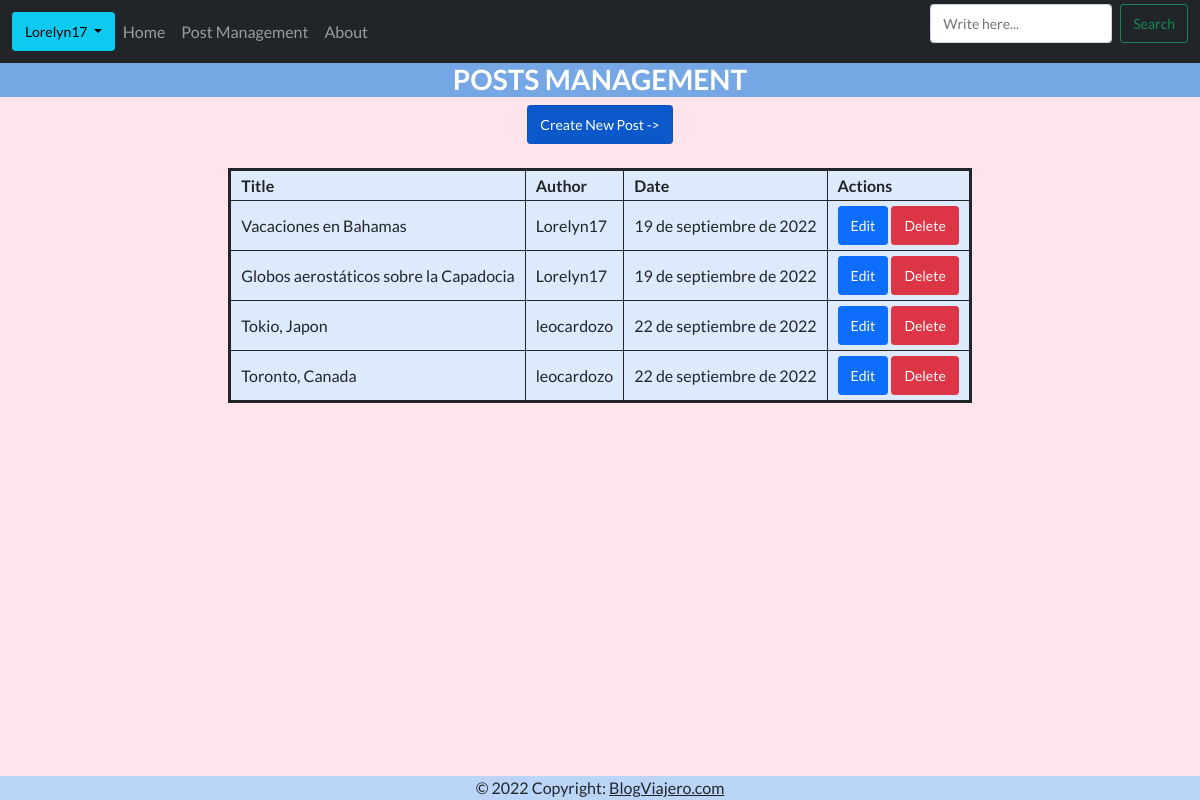
Before: /posts/ (signed in) with the older database file.
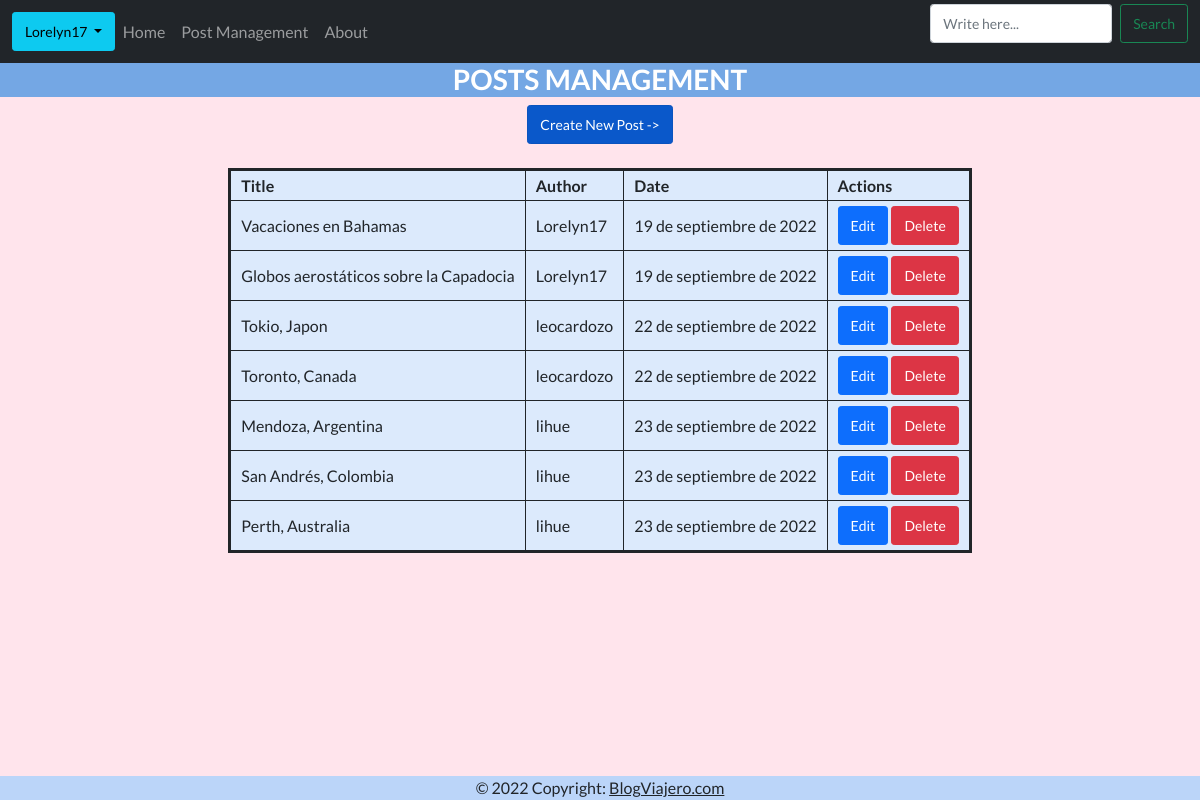
After: the same page with the newer database file.
### AppBlog/models.py (models this page shows, shortened)
class Post(models.Model):
    title = models.CharField(('Title'), max_length=50)
    subtitle = models.CharField(('Subtitle'), max_length=100)
    content = RichTextField(('Content of Post'), max_length=5000)
    image = models.ImageField(upload_to='post_images')
    author = models.CharField(max_length=60)
    date = models.DateField()

### AppBlog/views.py (the view)
# urls.py: path('posts/', views.PostListView.as_view(), name="posts"),
class PostListView(LoginRequiredMixin, ListView):
    model = Post
    template_name = 'posts.html'

### AppBlog/templates/posts.html (shortened to what this page needs)
{% extends "plantilla_base.html" %}
{% block contenido_base %}
<div style="text-align:center">
  <h3 style="background-color:#74a7e4;color:white;text-transform:uppercase;">
    Posts Management</b>
  </h3>
  <a href="{% url 'create-post' %}" class="btn btn-primary btn-sm active " role="button" aria-pressed="true">
    Create New Post ->
  </a>
  <br>
  <table class="blog-table">
    <thead>
      <tr>
        <td>
          <strong>Title</strong>
        </td>
        <td>
          <strong>Author</strong>
        </td>
        <td>
          <strong>Date</strong>
        </td>
        <td>
          <strong>Actions</strong>
        </td>
      </tr>
    <tbody>
      {% if object_list %}
        {% for post in object_list %}
          <tr>
            <td>{{post.title}}</td>
            <td>{{post.author}}</td>
            <td>{{post.date}}</td>
            <td>
                <a class="btn btn-primary btn-sm" href="{% url 'edit-post' post.id %}">Edit</a>
                <a class="btn btn-danger btn-sm" href="{% url 'delete-post' post.id %}">Delete</a>
            </td>
          </tr>
        {% endfor %}
      {% else %}
        <div class="alert alert-warning" role="alert" style='color:#ed5c53'>
          <h5>There are no posts to show you</h5>
        </div>
      {% endif %}
    </tbody>
  </table>
</div>
{% endblock contenido_base %}

Changed rows visible on the page:
added Post: title "Mendoza, Argentina", author "lihue", date "23 de septiembre de 2022"
added Post: title "San Andrés, Colombia", author "lihue", date "23 de septiembre de 2022"
added Post: title "Perth, Australia", author "lihue", date "23 de septiembre de 2022"
